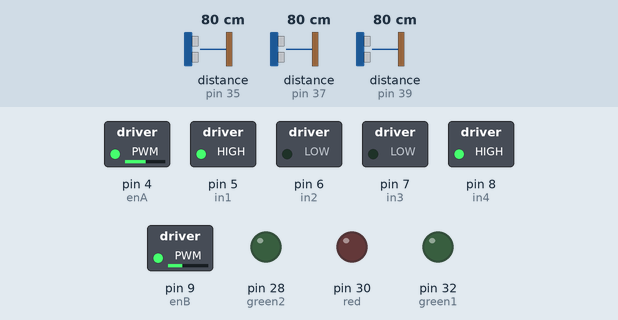
Recording of a sketch running on a simulated Arduino Mega 2560, built with avr-gcc and run on an emulated ATmega2560. On the bench: switched loads named in the sketch (green lamp = pin HIGH), output pins drawn as LEDs (lit = HIGH). Wiring (inferred from the names in the program): 3 × ultrasonic range finder: trigger pin 33, echo pin 35 / trigger pin 36, echo pin 37 / trigger pin 38, echo pin 39. The inputs (shaded band) are chosen by the test bench; at power-on: distance to the obstacle (sensors on pin 35, pin 39, pin 37) 80 cm. The echo pulse lasts 58.3 µs per cm; pins used as bus, display or sensor lines are not drawn.

Above: at 1.2 s.
1.3 s: distance to the obstacle (sensor on pin 35) set to 24 cm
2.8 s: distance to the obstacle (sensor on pin 35) set to 19 cm
At 3.7 s:
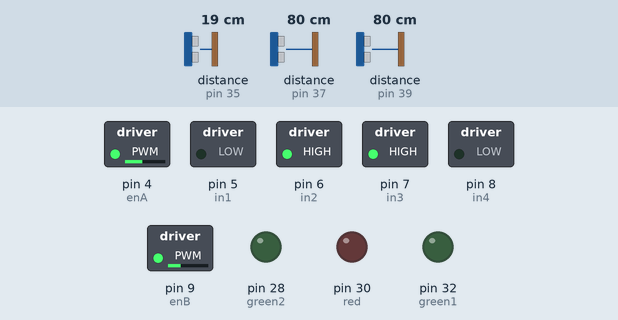
5.8 s: distance to the obstacle (sensor on pin 39) set to 29 cm
8.8 s: distance to the obstacle (sensor on pin 39) set to 23 cm
At 11.6 s:
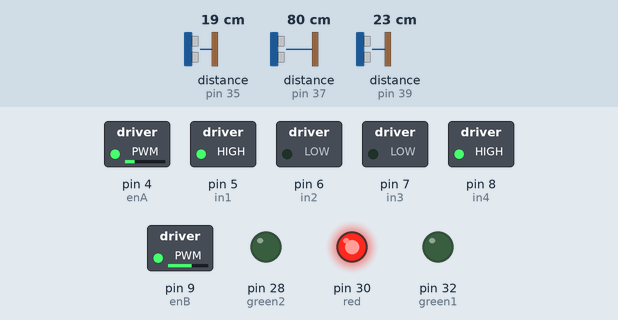
11.8 s: distance to the obstacle (sensor on pin 39) set to 35 cm
At 12.2 s:
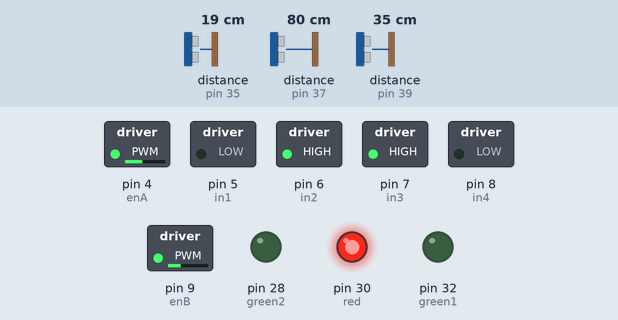
14.8 s: distance to the obstacle (sensor on pin 35) set to 35 cm
At 18.3 s:
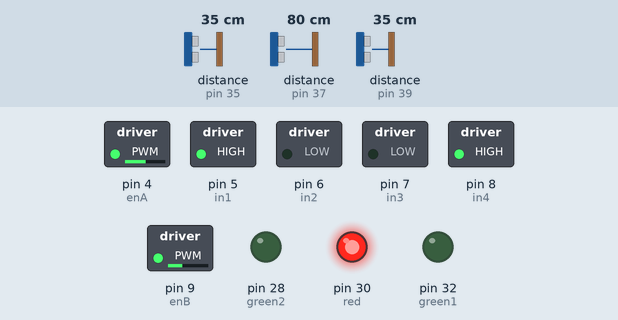
Timing chart, 0 to 18.8 s (numbered marks = the images above; inputs shaded):
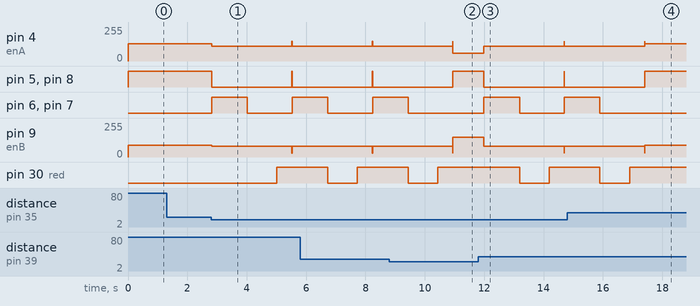

Measured:
- the behaviour switches between 22 and 21 cm on distance to the obstacle (sensor on pin 35) (found by bisection; images 0 and 1)
- the behaviour switches between 26 and 25 cm on distance to the obstacle (sensor on pin 39) (found by bisection; images 1 and 2)
- after the input at 1.3 s, every drawn part: stays the same
- after the input at 2.8 s, pin 4 (enA): 130/255 → 110/255 at once; pin 5 (in1), pin 8 (in4): HIGH → LOW at once, → HIGH 2.7 s later, → LOW 0.01 s later; pin 6 (in2), pin 7 (in3): LOW → HIGH at once, → LOW 1.2 s later, → HIGH 1.5 s later; pin 9 (enB): 90/255 → 80/255 at once; pin 30 (red): LOW → HIGH after 2.2 s
- after the input at 8.8 s, pin 5 (in1), pin 8 (in4): goes on until 10.9 s, then stays HIGH; pin 6 (in2), pin 7 (in3): goes on until 9.4 s, then stays LOW
- after the input at 11.8 s, pin 4 (enA): 60/255 → 110/255 after 0.19 s; pin 5 (in1), pin 8 (in4): HIGH → LOW after 0.19 s, → HIGH 2.7 s later, → LOW 0.01 s later; pin 6 (in2), pin 7 (in3): LOW → HIGH after 0.19 s, → LOW 1.2 s later, → HIGH 1.5 s later; pin 9 (enB): 150/255 → 80/255 after 0.19 s; pin 30 (red): HIGH → LOW after 1.4 s, → HIGH 1.0 s later
- after the input at 14.8 s, pin 5 (in1), pin 8 (in4): goes on until 17.4 s, then stays HIGH; pin 6 (in2), pin 7 (in3): goes on until 15.9 s, then stays LOW

The sketch:

3_sensors.ino
```cpp
//Obstacle avoiding robot with 3 ultra-sonic sensors
#include <Servo.h>
Servo servo;
#define trigPinL 38  //pin defination of the left ultra-sonic sensor
#define echoPinL 39
#define trigPinC 33  //pin defination of the center ultra-sonic sensor
#define echoPinC 35
#define trigPinR 36   //pin defination of the right ultra-sonic sensor
#define echoPinR 37
#define servo 10
#define enA 4//Enable1 L298N Pin enA
#define in1 5 //Motor1  L298 Pin in1
#define in2 6 //Motor1  L298 Pin in1
#define in3 7 //Motor2  L298 Pin in1
#define in4 8 //Motor2  L298 Pin in1
#define enB 9 //Enable2 L298N Pin enB
int green1 = 32;
int green2 = 28;
int red = 30;

long duration;
float distance;
int dis_min = 21;
int dis_min_side = 25;

//code that runs only once
void setup()
{
  Serial.begin(9600);
  pinMode(in1, OUTPUT);     // Set Motor Pins As O/P
  pinMode(in2, OUTPUT);
  pinMode(in3, OUTPUT);
  pinMode(in4, OUTPUT);
  pinMode(enA, OUTPUT);
  pinMode(enB, OUTPUT);
  pinMode(green1, OUTPUT);
  pinMode(green2, OUTPUT);
  pinMode(red, OUTPUT);
  pinMode(trigPinL, OUTPUT); // Set trigPinL As O/P To Transmit Waves
  pinMode(echoPinL, INPUT);  //Set echoPinL As I/P To Receive Reflected Waves
  pinMode(trigPinC, OUTPUT); // Set trigPinC As O/P To Transmit Waves
  pinMode(echoPinC, INPUT);  //Set echoPinC As I/P To Receive Reflected Waves
  pinMode(trigPinR, OUTPUT); // Set trigPinR As O/P To Transmit Waves
  pinMode(echoPinR, INPUT);  //Set echoPinR As I/P To Receive Reflected Waves
  //servo.attach(10);
}

//code that runs continously
void loop()
{
  //check distance{
  int C_distance = sensorTwo();
  int R_distance = sensorOne();
  int L_distance = sensorThree();
if(C_distance>dis_min)
{
  if(R_distance<dis_min_side && L_distance<dis_min_side){
    forward();
  }
  else if(R_distance>dis_min_side && L_distance>dis_min_side){
    forward();
  }
  else if(R_distance<dis_min_side && L_distance>dis_min_side){
    turnLeft();
    delay(100);
  }
  else if(R_distance>dis_min_side && L_distance<dis_min_side){
    turnRight();
    delay(100);
  }
  else{
    backward();
    delay(700);
    stop();
    delay(300);
    loop();
  }

}
else if(C_distance<dis_min)
{
  if(R_distance<dis_min_side && L_distance<dis_min_side){
    if(R_distance < L_distance){
      turnLeft();
      delay(200);
    }
    else if(R_distance > L_distance){
      turnRight();
      delay(200);
    }
    else{
    stop();
    delay(400);
    backward();
    delay(700);
    stop();
    delay(300);
    loop();
    }

  }
  else if(R_distance < dis_min_side && L_distance > dis_min_side){
    turnLeft();
    delay(200);
  }
  else if(R_distance>dis_min_side && L_distance<dis_min_side){
    turnRight();
    delay(200);
  }
  else{
    backward();
    delay(700);
    stop();
    delay(300);
    turnRight();
  }
}
else{
  loop();
}
}

//Get the value from left sensor
int sensorOne()
{
  digitalWrite(trigPinL, LOW);
  delayMicroseconds(2);
  digitalWrite(trigPinL, HIGH); //transmit wave for 10us
  delayMicroseconds(10);
  digitalWrite(trigPinL, LOW);

  duration = pulseIn(echoPinL, HIGH);
  distance = duration*0.0344/2; //convert time to distance
  return distance; //return the value from the sensor
}

//Get the value from center sensor
int sensorTwo()
{
  digitalWrite(trigPinC, LOW);
  delayMicroseconds(2);
  digitalWrite(trigPinC, HIGH); //transmit wave for 10us
  delayMicroseconds(10);
  digitalWrite(trigPinC, LOW);

  duration = pulseIn(echoPinC, HIGH);
  distance = duration*0.0344/2; //convert time to distance
  return distance; //return the value from the sensor
}

//Get the value from right sensor
int sensorThree()
{
  digitalWrite(trigPinR, LOW);
  delayMicroseconds(2);
  digitalWrite(trigPinR, HIGH); //transmit wave for 10us
  delayMicroseconds(10);
  digitalWrite(trigPinR, LOW);

  duration = pulseIn(echoPinR, HIGH);
  distance = duration*0.0344/2; //convert time to distance
  return distance; //return the value from the sensor
}

void forward()
{
    //servoPulse(servo, 82);
    analogWrite(enA,130);
    analogWrite(enB,90);
    digitalWrite(in1, HIGH); //Left Motor backword Pin
    digitalWrite(in2, LOW); //Left Motor forword Pin
    digitalWrite(in3, LOW); //Right Motor forword Pin
    digitalWrite(in4, HIGH); //Right Motor backword Pin
}

void stop()
{
    digitalWrite(in1, LOW); //Left Motor backword Pin
    digitalWrite(in2, LOW); //Left Motor forword Pin
    digitalWrite(in3, LOW); //Right Motor forword Pin
    digitalWrite(in4, LOW); //Right Motor backword Pin
    stopLED();
    //delay(1000);
}

void turnRight()
{
  analogWrite(enA,150);
  analogWrite(enB,30);
  digitalWrite(in1, HIGH); //Left Motor backword Pin
  digitalWrite(in2, LOW); //Left Motor forword Pin
  digitalWrite(in3, LOW); //Right Motor forword Pin
  digitalWrite(in4, HIGH); //Right Motor backword Pin
}

void turnLeft()
{
  analogWrite(enA,60);
  analogWrite(enB,150);
  digitalWrite(in1, HIGH); //Left Motor backword Pin
  digitalWrite(in2, LOW); //Left Motor forword Pin
  digitalWrite(in3, LOW); //Right Motor forword Pin
  digitalWrite(in4, HIGH); //Right Motor backword Pin
}

void backward()
{
  analogWrite(enA,110);
  analogWrite(enB,80);
  digitalWrite(in1, LOW); //Left Motor backword Pin
  digitalWrite(in2, HIGH); //Left Motor forword Pin
  digitalWrite(in3, HIGH); //Right Motor forword Pin
  digitalWrite(in4, LOW); //Right Motor backword Pin
  delay(500);
}

void forwardLED()
{
  digitalWrite(green1, LOW);
  digitalWrite(green2, LOW);
  delay(500);
  digitalWrite(green1, HIGH);
  digitalWrite(green2, HIGH);
  delay(200);
}

void stopLED()
{
  digitalWrite(red, LOW);
  delay(1000);
  digitalWrite(red, HIGH);
  delay(200);
}
```
